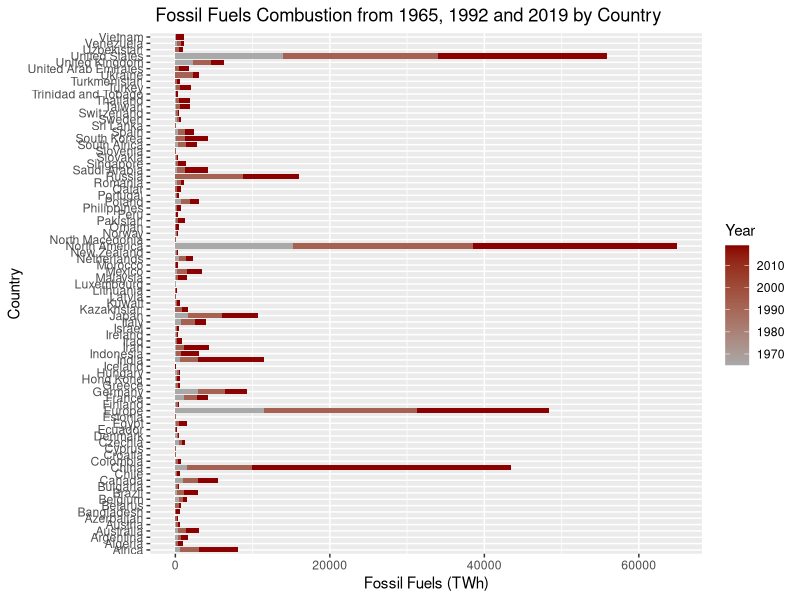

Write R code to recreate this figure.

# Bar chart
library("dplyr")
library("ggplot2")


fossil_fuel_combustion <- read.csv("data/fossil-fuel-primary-energy.csv",
  stringsAsFactors = FALSE
)
names(fossil_fuel_combustion)[1] <- "country"


bar_chart_info <- fossil_fuel_combustion %>%
  filter(country != "World") %>%
  filter(Year == "1965" | Year == "1992" | Year == "2019") %>%
  select(Year, country, Fossil.Fuels..TWh.)

ggplot(bar_chart_info) +
  geom_col(
    mapping = aes(x = country, y = Fossil.Fuels..TWh., fill = Year),
    width = 0.8
  ) +
  scale_fill_gradient(low = "darkgray", high = "darkred") +
  labs(
    title = " Fossil Fuels Combustion from 1965, 1992 and 2019 by Country",
    x = "Country",
    y = "Fossil Fuels (TWh)"
  ) +
  coord_flip()

